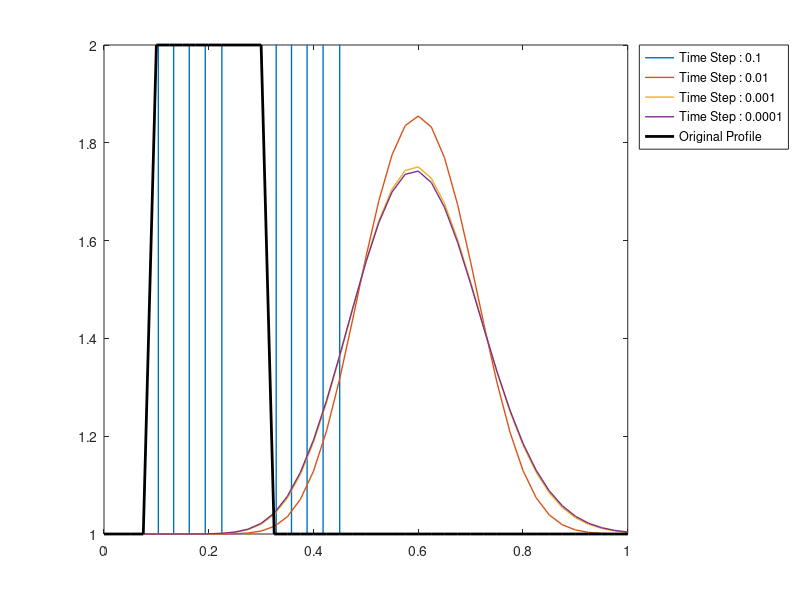

Here is the MATLAB script that generated this plot:
% Example-1 : 1D Linear Convection
clear all; clc

% Velocity is 2m/s in the range x=0.1 to x=0.3 and is
% 1m/s everywhere else.

% Simulating based on different size of time steps

% Known Values
Lx = 1; % Length of x-domain
C = 1; % Velocity (1 m/s)
M = 41; % Number of Grid Points
x = linspace(0,Lx,M);

% Calculated Values
dx = Lx/(M-1); % Grid Size in x-direction
Dt = [1e-1,1e-2,1e-3,1e-4]; % Time Steps
NI = zeros(size(Dt)); % Number of iterations taken for each time step
Err = zeros(size(Dt)); % Error from each time step;

for j=1:length(Dt)
    dt = Dt(j); % Time Step
    lambda = C*dt/dx; % Courant Number
    
    % Initializing Velocity Matrix
    U = ones(1,M);
    
    % Applying given conditions
    U(1,5:13) = 2;
    U(1,1) = 1;
    
    % Computation - Explicit Method (First Upwind Difference Method)
    U_initial = U;
    
    t = 0; % Time
    n = 0; % Iterator
    while t<=0.4
        err = 0; % Error
        U_old = U;
        for i=2:M
            U(1,i) = (1-lambda)*U_old(1,i)+lambda*U_old(1,i-1);
            err = err + power(U(1,i)-U_old(1,i),2); % Error
        end
        err = sqrt(err/M); % Error calculation
        t = t+dt;
        n = n+1; % Iterator
    end
    NI(j) = n;
    Err(j) = err;
    
    % Plotting
    plot(x,U,'LineWidth',1)
    hold on;
    axis([0 1 1 2])
end

% Plotting
plot(x,U_initial,'black','LineWidth',2)
legend('Time Step : 0.1','Time Step : 0.01','Time Step : 0.001','Time Step : 0.0001','Original Profile','Location',"northeastoutside")
hold off;
